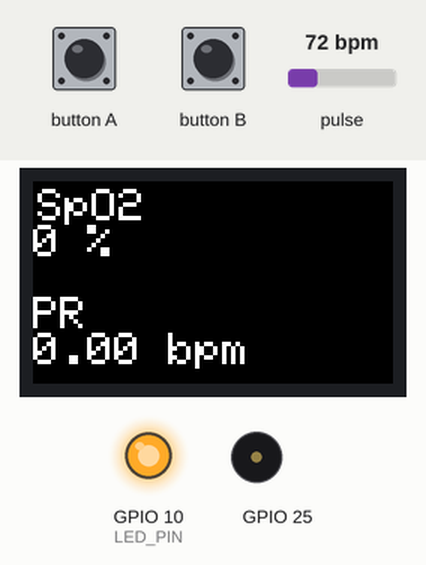
Simulated run of this program. Board: ESP32. On the bench: 240×135 colour display, output pins drawn as LEDs (lit = HIGH), buzzer (waves = sounding). The inputs (shaded band) are chosen by the test bench; at power-on: pulse 72 bpm. What the program prints to the serial monitor is not drawn.

Above: at 1.6 s.
1.7 s: button A pressed for 0.15 s
At 3.2 s:
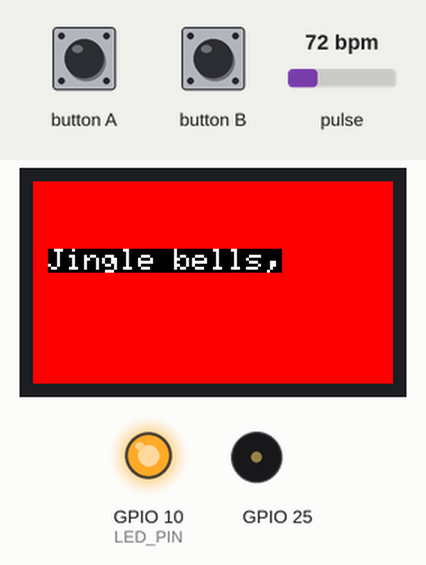
At 6.2 s:
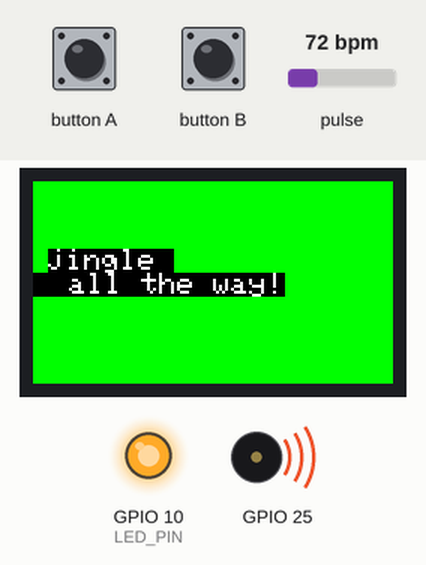
Timing chart, 0 to 25.7 s (numbered marks = the images above; inputs shaded):
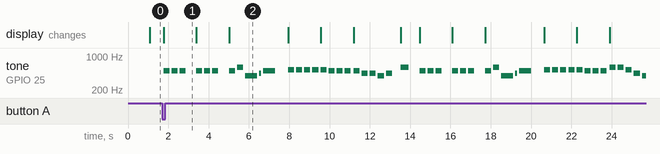

Measured:
- after the input at 1.7 s, tone on GPIO 25: plays 493 Hz for 0.30 s, 493 Hz for 0.30 s, 493 Hz for 0.30 s, 493 Hz for 0.30 s, 493 Hz for 0.30 s, 493 Hz for 0.30 s … (49 notes in this stretch), starting after 0.07 s; the display: changes after 0.07 s (image 1)

The program:

main.cpp
```cpp
#include <M5StickCPlus.h>
#include "MAX30100_PulseOximeter.h"
#include "jingle_bells.h"

#define LED_PIN 10 // G10
#define REPORTING_PERIOD_MS 1000
#define MAX_SPO2 100

PulseOximeter pox;
uint32_t tsLastReport = 0;

void pulseOximeter()
{
	pox.update();

	// 心拍数と酸化度を非同期でシリアルにダンプ
	// どちらも0は "無効 "
	if (millis() - tsLastReport > REPORTING_PERIOD_MS)
	{
		M5.Lcd.fillScreen(BLACK);
		M5.Lcd.setCursor(3, 5, 1);
		M5.Lcd.print("SpO2 \n");
		M5.Lcd.print((pox.getSpO2() > MAX_SPO2) ? MAX_SPO2 : pox.getSpO2());
		M5.Lcd.println(" %\n");
		M5.Lcd.print("PR \n");
		M5.Lcd.print(pox.getHeartRate());
		M5.Lcd.println(" bpm");

		tsLastReport = millis();
	}
}

// パルス検出時Lチカ
void onBeatDetected()
{
	digitalWrite(LED_PIN, LOW);
	delay(1);
	digitalWrite(LED_PIN, HIGH);
}

void setup()
{
	M5.begin();
	pinMode(LED_PIN, OUTPUT);
	digitalWrite(LED_PIN, HIGH);
	M5.Axp.ScreenBreath(10);
	M5.Lcd.setRotation(3);
	M5.Lcd.fillScreen(BLACK);
	M5.Lcd.setTextSize(3);
	M5.Lcd.print("MAX30100");
	M5.Lcd.setCursor(0, 40);

	Serial.begin(115200);
	Serial.print("Initializing pulse oximeter");

	// パルスオキシメータインスタンスの初期化
	if (!pox.begin())
	{
		Serial.println("FAILED");
		for (;;)
			;
	}
	else
	{
		Serial.println("SUCCESS");
	}

	// IR LEDのデフォルトの電流は50mAですが、以下の行をコメントアウト解除することで変更可能
	// 利用可能なすべてのオプションについては、MAX30100_Registers.hを確認
	// pox.setIRLedCurrent(MAX30100_LED_CURR_7_6MA);

	// パルス検出用コールバック
	pox.setOnBeatDetectedCallback(onBeatDetected);
	M5.Lcd.fillScreen(BLACK);
}

void loop()
{
	M5.update();
	pulseOximeter();

	// M5ボタン判定(ジングルベル)
	if (M5.BtnA.wasPressed())
	{
		jingleBells();
	}

	delay(50);
}
```

jingle_bells.cpp
```cpp
#include <M5StickCPlus.h>
#include "jingle_bells.h"

// シシシ　シシシ　シレソラシ　ドドドド　ドシシシ
void jingleBellsA()
{
	M5.Lcd.setCursor(10, 45);
	M5.Lcd.setTextSize(2);
	M5.Lcd.fillScreen(TFT_RED);
	M5.Lcd.print("Jingle bells,\n");
	// シシシ　シシシ
	M5.Beep.tone(493);
	delay(300);
	M5.Beep.mute();
	delay(100);
	M5.Beep.tone(493);
	delay(300);
	M5.Beep.mute();
	delay(100);
	M5.Beep.tone(493);
	delay(300);
	M5.Beep.mute();
	delay(500);

	M5.Lcd.print("  Jingle bells,");
	M5.Beep.tone(493);
	delay(300);
	M5.Beep.mute();
	delay(100);
	M5.Beep.tone(493);
	delay(300);
	M5.Beep.mute();
	delay(100);
	M5.Beep.tone(493);
	delay(300);
	M5.Beep.mute();
	delay(500);

	M5.Lcd.fillScreen(TFT_GREEN);

	M5.Lcd.setCursor(10, 45);
	M5.Lcd.setTextSize(2);
	M5.Lcd.print("jingle \n  all the way!");
	// シレソラシ
	M5.Beep.tone(493);
	delay(300);
	M5.Beep.mute();
	delay(100);
	M5.Beep.tone(587);
	delay(300);
	M5.Beep.mute();
	delay(100);
	M5.Beep.tone(391);
	delay(600);
	M5.Beep.mute();
	delay(100);
	M5.Beep.tone(440);
	delay(100);
	M5.Beep.mute();
	delay(100);
	M5.Beep.tone(493);
	delay(600);
	M5.Beep.mute();
	delay(600);

	M5.Lcd.fillScreen(TFT_RED);

	M5.Lcd.setCursor(10, 45);
	M5.Lcd.setTextSize(2);
	M5.Lcd.print("O what fun\n");
	// ドドドド
	M5.Beep.tone(523);
	delay(300);
	M5.Beep.mute();
	delay(100);
	M5.Beep.tone(523);
	delay(300);
	M5.Beep.mute();
	delay(100);
	M5.Beep.tone(523);
	delay(300);
	M5.Beep.mute();
	delay(100);
	M5.Beep.tone(523);
	delay(300);
	M5.Beep.mute();
	delay(100);

	M5.Lcd.print("  it is to ride\n");
	// ドシシシ
	M5.Beep.tone(523);
	delay(300);
	M5.Beep.mute();
	delay(100);
	M5.Beep.tone(493);
	delay(300);
	M5.Beep.mute();
	delay(100);
	M5.Beep.tone(493);
	delay(300);
	M5.Beep.mute();
	delay(100);
	M5.Beep.tone(493);
	delay(300);
	M5.Beep.mute();
	delay(100);
}

// Beep画面点滅処理
void jingleBells()
{
	jingleBellsA();

	M5.Lcd.fillScreen(TFT_RED);

	M5.Lcd.setCursor(10, 45);
	M5.Lcd.setTextSize(2);
	M5.Lcd.print("In a one-horse\n  open sleigh");
	// シララソラ
	M5.Beep.tone(493);
	delay(300);
	M5.Beep.mute();
	delay(100);
	M5.Beep.tone(440);
	delay(300);
	M5.Beep.mute();
	delay(100);
	M5.Beep.tone(440);
	delay(300);
	M5.Beep.mute();
	delay(100);
	M5.Beep.tone(391);
	delay(300);
	M5.Beep.mute();
	delay(100);
	M5.Beep.tone(440);
	delay(300);
	M5.Beep.mute();
	delay(400);

	M5.Lcd.fillScreen(TFT_GREEN);

	// レ
	M5.Beep.tone(587);
	delay(400);
	M5.Beep.mute();
	delay(500);

	jingleBellsA();

	M5.Lcd.fillScreen(TFT_GREEN);

	M5.Lcd.setCursor(10, 45);
	M5.Lcd.setTextSize(2);
	M5.Lcd.print("In a one-horse\n  open sleigh");
	// レレドラソ
	M5.Beep.tone(587);
	delay(300);
	M5.Beep.mute();
	delay(100);
	M5.Beep.tone(587);
	delay(300);
	M5.Beep.mute();
	delay(100);
	M5.Beep.tone(523);
	delay(300);
	M5.Beep.mute();
	delay(100);
	M5.Beep.tone(440);
	delay(300);
	M5.Beep.mute();
	delay(100);
	M5.Beep.tone(391);
	delay(600);
	M5.Beep.mute();
	delay(400);

	M5.Lcd.fillScreen(RED);

	M5.Lcd.setCursor(10, 45);
	M5.Lcd.setTextSize(3);
	M5.Lcd.println("Merry \n  Christmas!!");
	delay(5000);
}
```

jingle_bells.h
```cpp
void jingleBells();
```
